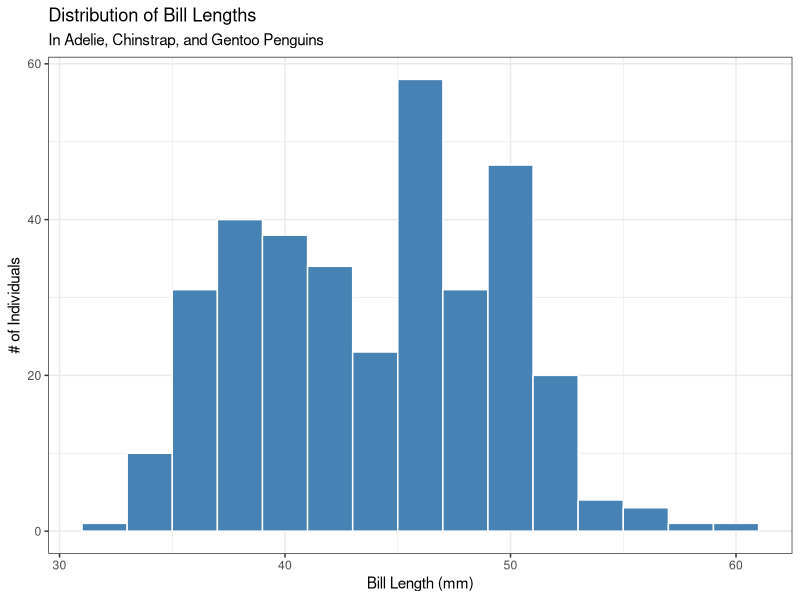
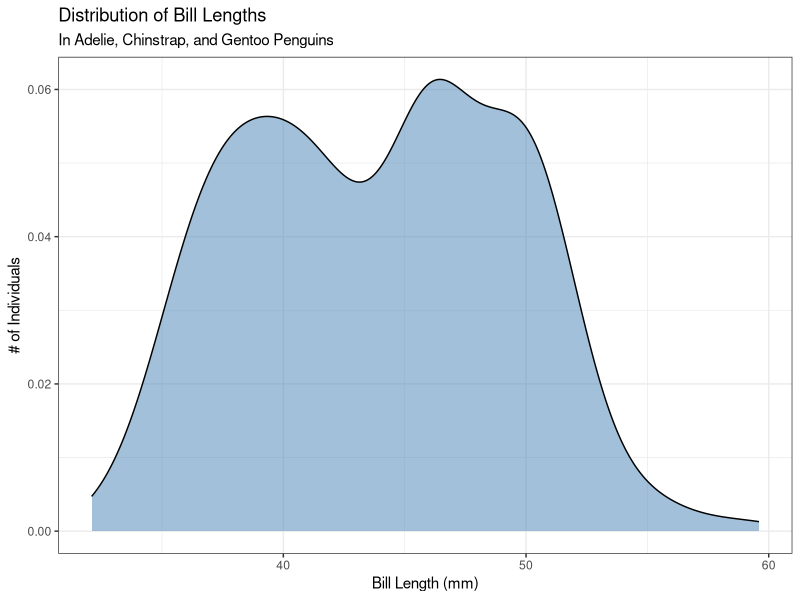
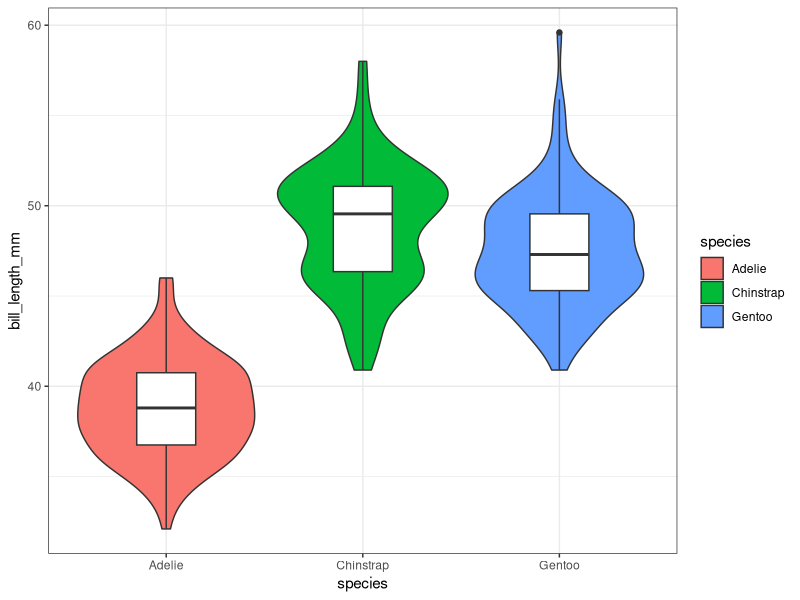
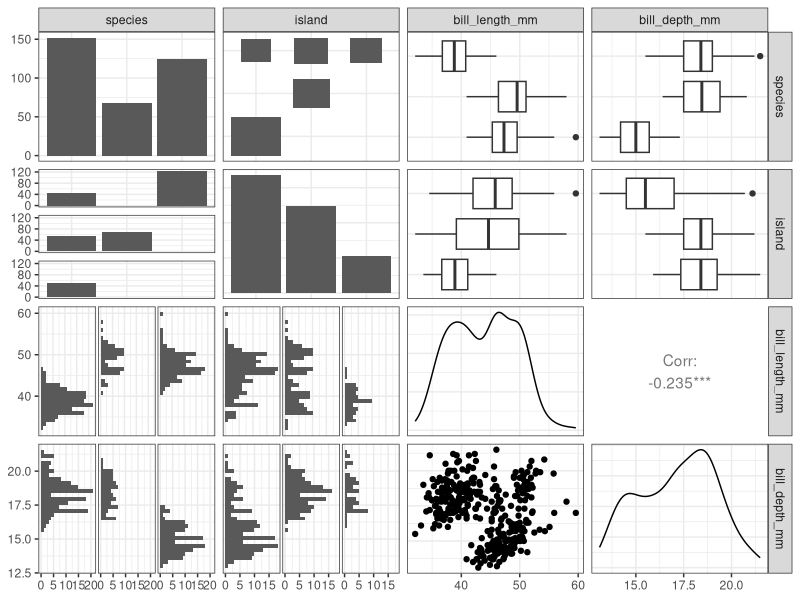
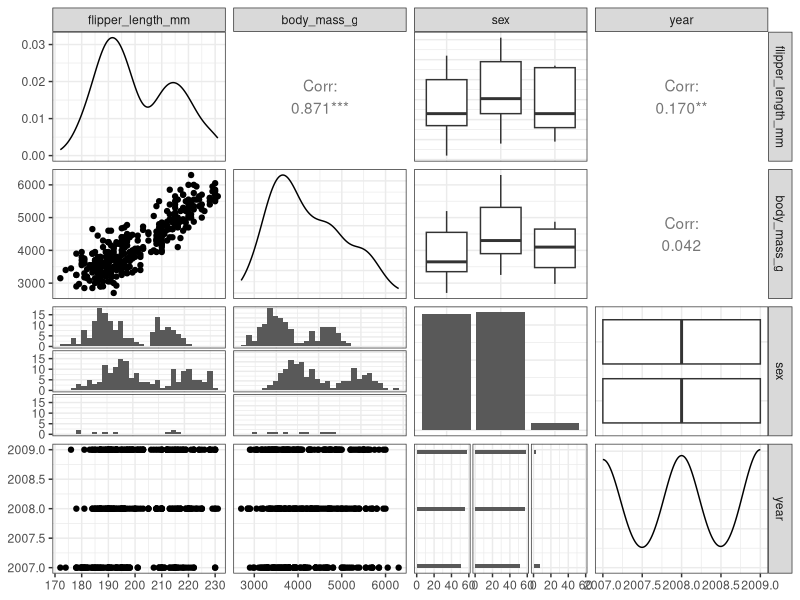
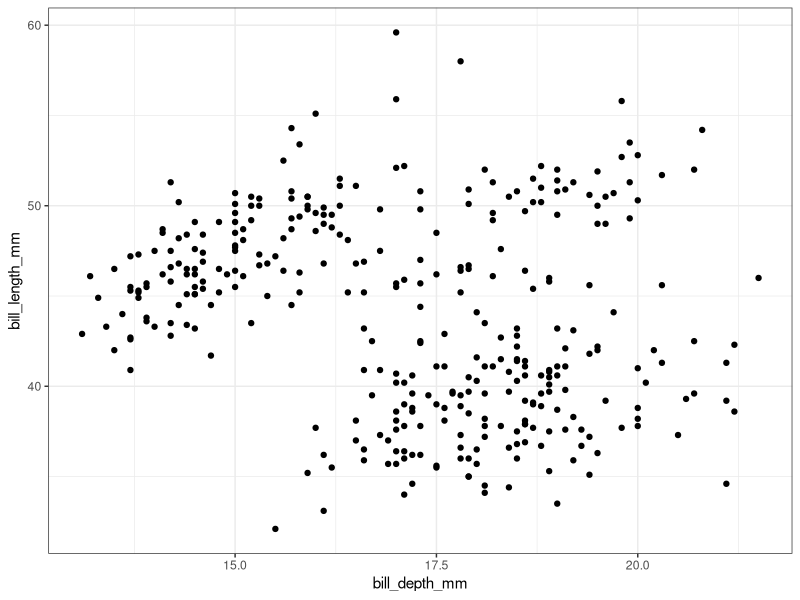
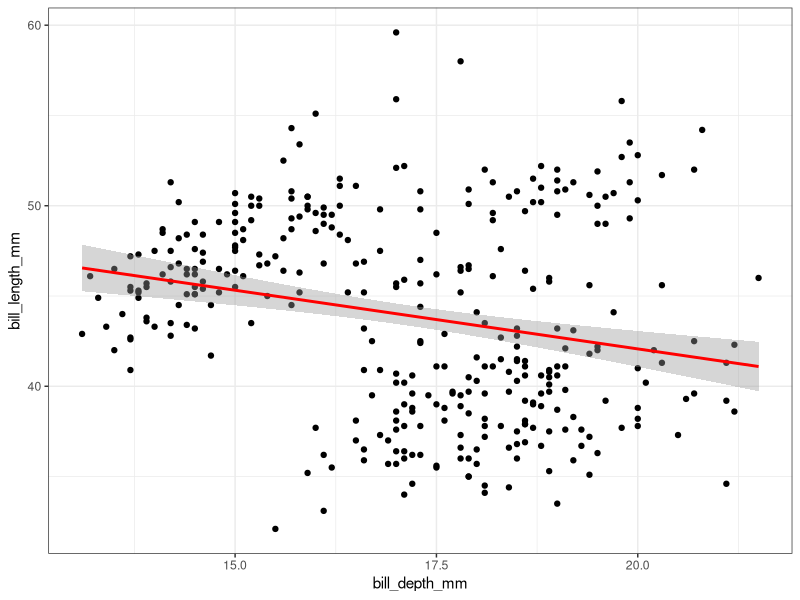
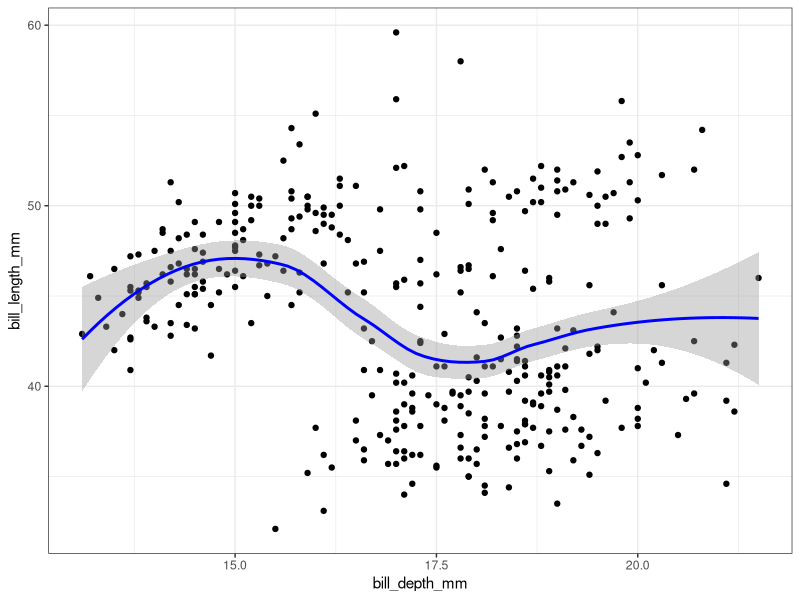

Reproduce these figures in R, in order.
## ---- chunk 1
library(Hmisc)
library(GGally)
library(palmerpenguins)
library(tidyverse)

theme_set(theme_bw())
## ---- chunk 2
x <- c(1, 2, 3, 4, 5)
## ---- chunk 3
data(package = 'palmerpenguins')

# Add the data to your environment
penguins <- penguins
## ---- chunk 4
head(penguins)
## ---- chunk 5
nrow(penguins)
## ---- chunk 6
ncol(penguins)
colnames(penguins)
## ---- chunk 7
glimpse(penguins)
## ---- chunk 8
Hmisc::describe(penguins)
## ---- chunk 9
penguins |>
  ggplot(aes(x = bill_length_mm)) +
  geom_histogram(binwidth = 2,
                 fill = 'steelblue',
                 col = 'white') +
  labs(title = 'Distribution of Bill Lengths',
       subtitle = 'In Adelie, Chinstrap, and Gentoo Penguins',
       x = 'Bill Length (mm)',
       y = '# of Individuals')
## ---- chunk 10
penguins |>
  ggplot(aes(x = bill_length_mm)) +
  geom_density(fill = 'steelblue', alpha = 0.5) +
  labs(title = 'Distribution of Bill Lengths',
       subtitle = 'In Adelie, Chinstrap, and Gentoo Penguins',
       x = 'Bill Length (mm)',
       y = '# of Individuals')
## ---- chunk 11
penguins |>
  ggplot(aes(x = species, y = bill_length_mm)) +
  geom_violin(aes(fill = species)) +
  geom_boxplot(width = 0.3)
## ---- chunk 12
penguins |>
  select(species, island, bill_length_mm,
         bill_depth_mm) |>
  ggpairs()
## ---- chunk 13
penguins |>
  select(flipper_length_mm, body_mass_g,
         sex, year) |>
  ggpairs()
## ---- chunk 14
penguins |>
  ggplot(aes(x = bill_depth_mm,
             y = bill_length_mm)) +
  geom_point()
## ---- chunk 15
penguins |>
  ggplot(aes(x = bill_depth_mm,
             y = bill_length_mm)) +
  geom_point() +
  geom_smooth(method = 'lm', col = 'red')
## ---- chunk 16
penguins |>
  ggplot(aes(x = bill_depth_mm,
             y = bill_length_mm)) +
  geom_point() +
  geom_smooth(method = 'loess', col = 'blue')
## ---- chunk 17
penguins |>
  ggplot(aes(x = bill_depth_mm,
             y = bill_length_mm,
             col = species, group = species)) +
  geom_point() +
  geom_smooth(method = 'lm')
